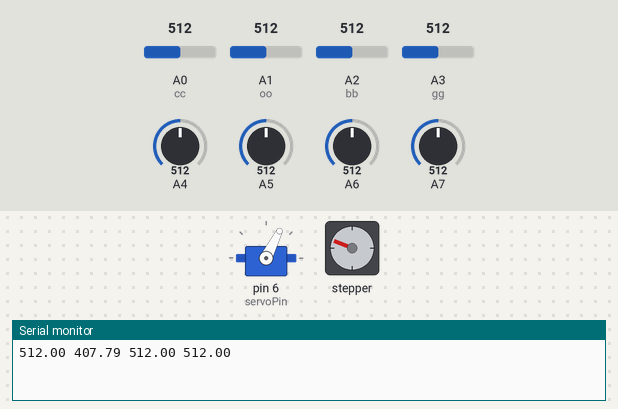
This sketch was run on a simulated Arduino Nano, built with avr-gcc and run on an emulated ATmega328P. On the bench: servo, stepper motor, the last lines printed to the serial monitor. The test bench sets the inputs (shaded band); at power-on: A0 (cc) = 512, A3 (gg) = 512, A1 (oo) = 512, A2 (bb) = 512, A4 = 512, A5 = 512, A6 = 512, A7 = 512. Stepper angles assume 200 steps per turn.

Above: at 14.0 s.
14.1 s: A0 (cc) set to 472
At 14.83 s:
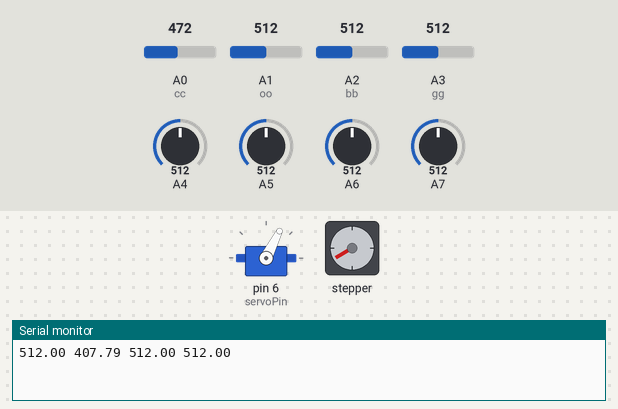
17.2 s: A0 (cc) set to 450
At 18.7 s:
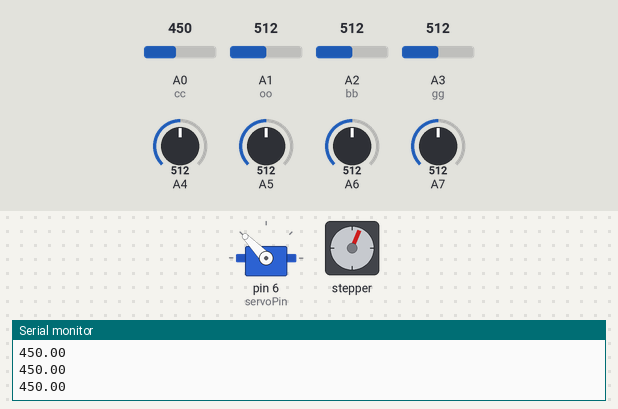
20.3 s: A3 (gg) set to 489
23.4 s: A3 (gg) set to 463
At 24.4 s:
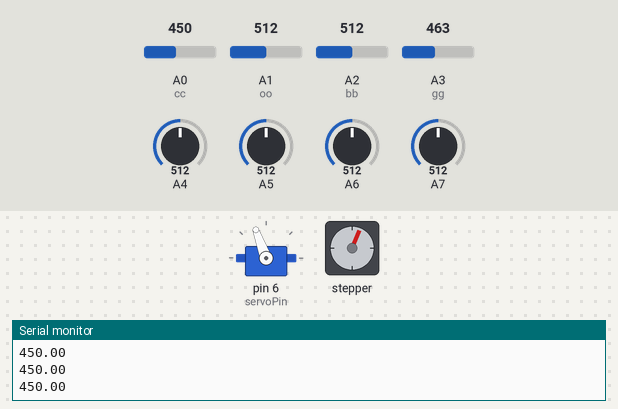
Timing chart, 0 to 33.7 s (numbered marks = the images above; inputs shaded):
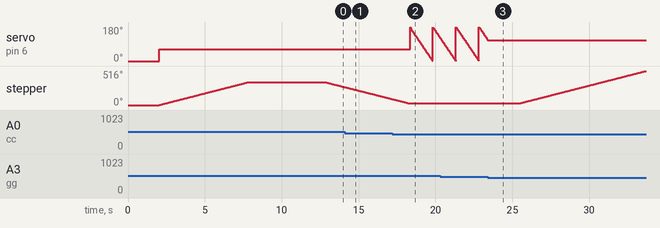

The sketch:

panel1.ino
```cpp
#include <Servo.h>
#include <Stepper.h>
int cc = A0;
int oo = A1;
int gg = A3;
int bb = A2;
int secc = 0;
int ii = 0;
int j = -1;
int top;
int st;
int rgh;
int lft;
int bk;
int i = 20; // шаг степпера
Stepper pon(200, 2, 3, 4, 5);
float q = 20.00;
float qq = 50.00;
Servo servo;
int servoPin = 6;
float c;
float o;
float g;
float b;
int raz = 0;
int gr = 0;
int pongr = 0;
int n = 0;
double a = 0;
int ponstep = 20;
double w = 0;
int servwr = 5;
int servgr = 0;


void topp() {
  digitalWrite(8, HIGH);
  digitalWrite(9, LOW);
}

void green() {
  digitalWrite(9, HIGH);
  digitalWrite(8, LOW);
}

void setup() {
    Serial.begin(9600);
  servo.attach(servoPin);
  pon.setSpeed(10);
  servo.write(0);
  topp();
  for (int j = 1; j <= 20; j ++){
    ponn();
    servgr += w;
    raz += a;
    delay(100);
  }
  servgr /= 20;
  raz /= 20;
  servo.write(servgr);
  pon.step(raz - gr);
  gr = raz;
  delay(5000);
}

void ponn() {
  topp();
  top = 1024 - analogRead(A3);
  st = 1024 - analogRead(A7);
  rgh = (1024 - analogRead(A4)) * (880.00/760.00);
  bk = (1024 - analogRead(A6)) * (760.00/850.00);
  lft = (1024 - analogRead(A5)) * (600.00/900.00);
  float y = bk - st;
  float x = rgh - lft;
  a = atan(y / x) * (200.00 / (2.00 * PI));
  if (a != 0) {
  if ((x < 0 and y < 0) or (x > 0 and y < 0)) {// третья и четвертая
    a = atan(y / x) * (200.00 / (2.00 * PI));
    a += 100 + (1 - (a / abs(a))) * 50;
  } else {// первая и вторая
     a = atan((y / x)) * (200.00 / (2.00 * PI));
     a += (1 - (a / abs(a))) * 50;
  }
  float xy = pow(x * x + y * y, 0.5);
  w = round(atan((top)/xy) * (180.00 / (2.00 * PI)) * 2);
  }
}

void ponisec() {
  int sec = millis() + secc;
  if (sec >= 10000){
    secc = 10000 * i;
    i -= 1;
    for (int j = 1; j <= 20; j ++){
      ponn();
      servgr += w;
      raz += a;
      delay(100);
    }
    servgr /= 20;
    raz /= 20;
    if ((abs(pongr - raz) > 80) and (abs(pongr - raz) < 120)){
      raz = pongr;
      servgr = 180 - servgr;
    }
    if (abs(pongr - raz) > 30){
      pon.step(raz - pongr);
    }
    if (abs(servgr - n) > 30){
      servo.write(servgr);
    }
    Serial.println("11");
  }
}

void loop(){
  o = (analogRead(oo) * (180.00/226.00));
  g = (analogRead(gg));
  c = (analogRead(cc));
  b = (analogRead(bb));
  Serial.print(c);
  Serial.print(" ");
  Serial.print(o);
  Serial.print(" ");
  Serial.print(b);
  Serial.print(" ");
  Serial.println(g);
  //ponn();
  while((abs(c - b) > q) or (abs(g - o) > q) or (abs(b - g) > q)){
    green();
      c = analogRead(cc);
      o = (analogRead(oo) * (180.00/226.00));
      g = analogRead(gg);
      b = analogRead(bb);
    float m = min(min(g, b), min(c, o));
    if (m == c){
      while((o - c) > qq){
        c = analogRead(cc);
        o = analogRead(bb);
        pon.step(i);
        pongr += i;
        delay(10);
        }}
    if (m == o){
        while((c - o) > qq){
          o = (analogRead(oo) * (180.00/226.00));
          c = analogRead(cc);
          pon.step(-i);
          pongr -= i;
          delay(10);
        }}
    if (m == g){
      while((b - g) > qq){
        b = (analogRead(bb) * (180.00/226.00));
        g = analogRead(gg);
        pon.step(-i);
        pongr -= i;
        delay(10);
        }}
    if (m == b){
      while((g - b) > qq){
        g = analogRead(gg);
        b = analogRead(bb);
        pon.step(i);
        pongr += i;
        delay(10);
        }}
    c = analogRead(cc);
    o = (analogRead(oo) * (180.00/226.00));
    g = analogRead(gg);
    b = analogRead(bb);
  while((abs(c - g) > q)){
        c = analogRead(cc);
        o = (analogRead(oo) * (180.00/226.00));
        g = analogRead(gg);
        b = analogRead(bb);
      float p = (min(c, g));
          if (p == c) {
            n = n - 1;
          if (n < 0){
            servo.write(180);
            n = 180;
          }
          servo.write(n);


        }
      Serial.println(p);
          if (p == g) {
          n = n + 1;
          if (n > 180){
            servo.write(0);
            n = 0;
          }
          servo.write(n);

        }
      }
    ponisec();
  }
}
 
```

Measured:
- the behaviour switches between 458 and 457 on A0 (cc) (found by bisection; images 1 and 2)
- the behaviour switches between 471 and 470 on A3 (gg) (found by bisection; images 2 and 3)
- after the input at 17.2 s, stepper: goes on until 18.3 s, then stays 23°
- after the input at 23.4 s, servo on pin 6 (servoPin): goes on until 23.4 s, then stays 110°; stepper: keeps turning clockwise at about 60°/s, starting after 2.0 s
- by itself, servo on pin 6 (servoPin): ramps from 179° to 0° and jumps back, once every 1.5 s
